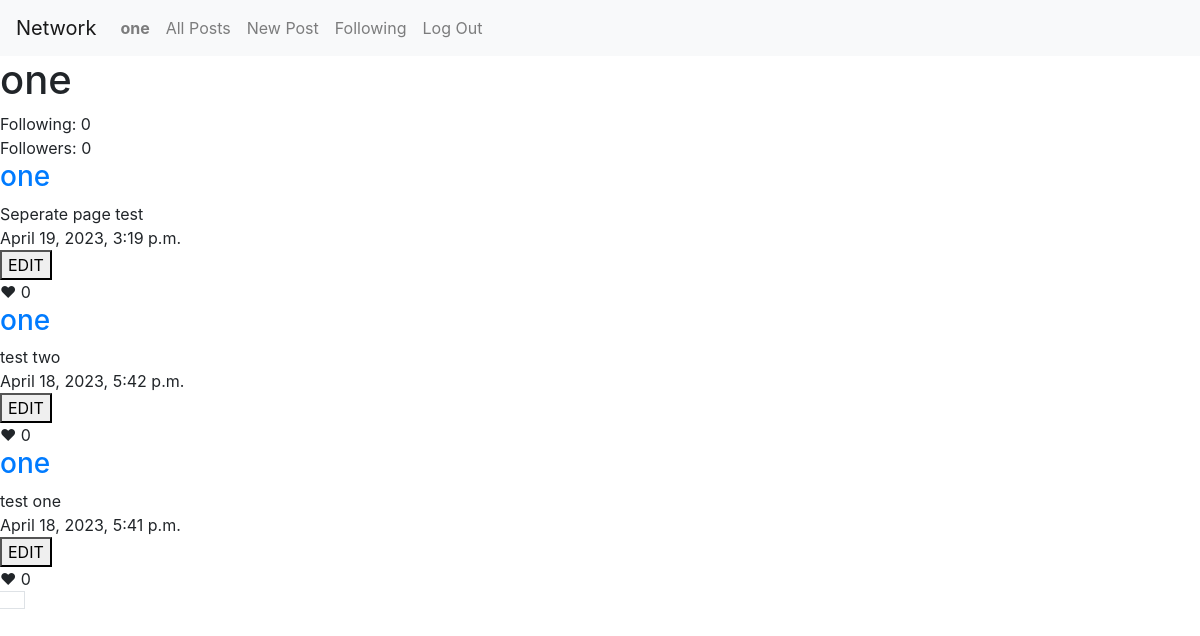
Page /user/one (signed in) on the earlier database version.
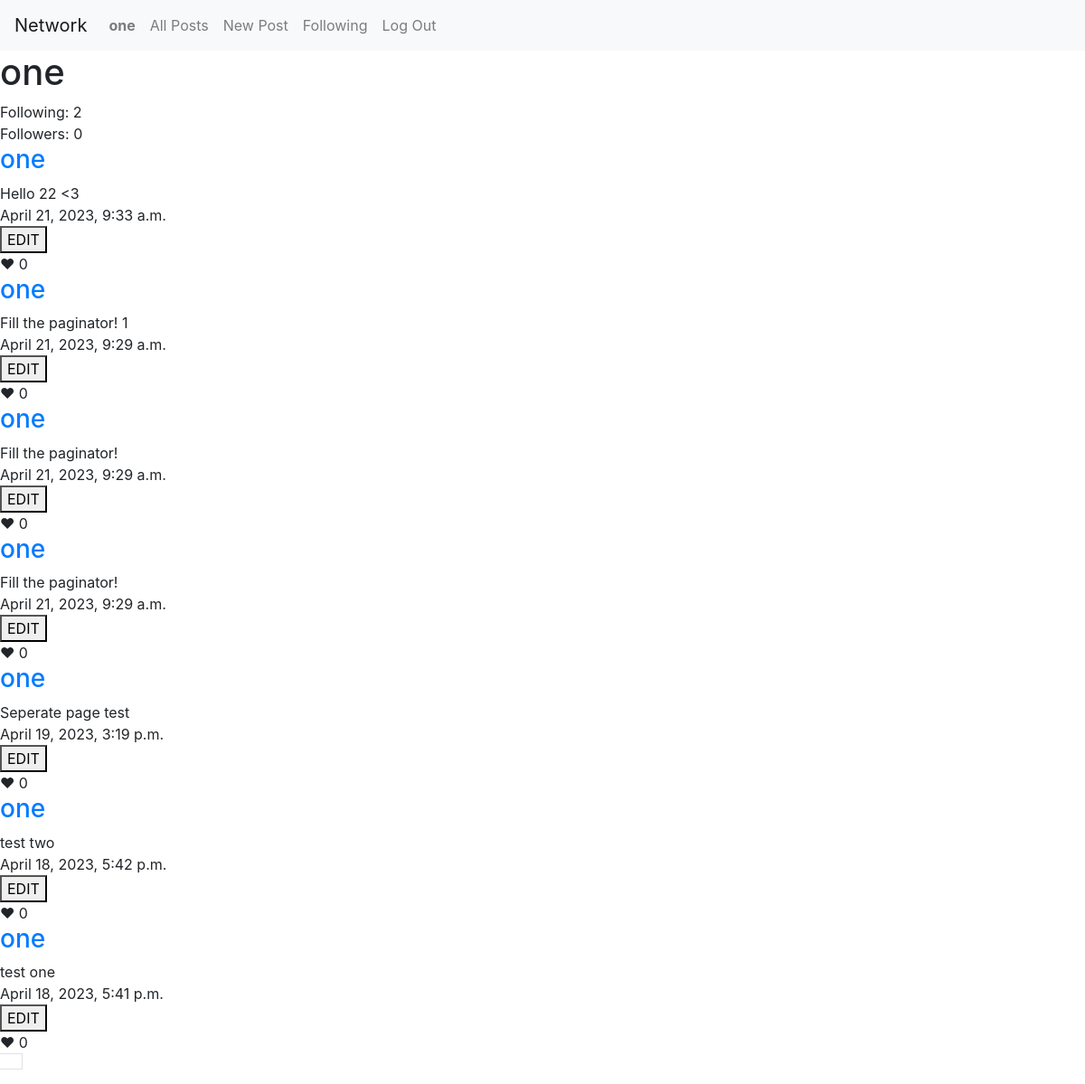
Same page on the later database version.
### network/models.py (models this page shows, shortened)
class User(AbstractUser):
    followers = models.ManyToManyField('self', symmetrical=False, blank=True)
    def followers_count(self):
        return self.followers.count()
    def follows_count(self):
        return User.objects.filter(followers=self).count()
    def __str__(self):
        return f"{self.username}"

class Posts(models.Model):
    user = models.ForeignKey(User, on_delete=models.CASCADE)
    content = models.CharField(max_length=280)
    datetime = models.DateTimeField(auto_now_add=True)
    likes = models.ManyToManyField(User, symmetrical=False, blank=True, related_name="likes")
    class Meta:
        ordering = ['-datetime']

### network/views.py (the view)
# urls.py: path("user/<profile>", views.user, name="user"),
@login_required
def user(request, profile):
    user_profile = User.objects.get(username=profile)
    user_posts = Posts.objects.filter(user=user_profile)
    user_posts = Paginator(user_posts, 10)
    page = 1
    if request.GET.get("page") != None:
        page = request.GET.get("page")
    follow_btn = ""
    if user_profile != request.user:
        if request.user in user_profile.followers.all():
            follow_btn = "UNFOLLOW"
        else:
            follow_btn = "FOLLOW"
    follow_count = user_profile.follows_count()
    follower_count = user_profile.followers_count()
    return render(request, "network/user.html", {
        "user_posts": user_posts.page(page),
        "profile_name": profile,
        "follow_btn": follow_btn,
        "follow_count": follow_count,
        "follower_count": follower_count,
    })

### network/templates/network/user.html (shortened to what this page needs)
{% extends "network/layout.html" %}
{% block body %}
    <div>
        <h1 id="user_name">{{ profile_name }}</h1>
        <div>Following: {{ follow_count }}</div>
        <div id="follow-count">Followers: {{ follower_count }}</div>
    </div>
    {% for post in user_posts %}
        <div>
            <h3><a href="{% url 'user' post.user.username %}">{{post.user}}</a></h3>
            <div>{{post.content}}</div>
            <div>{{post.datetime}}</div>
            {% if request.user == post.user %}
                <button id="edit{{post.pk}}" onclick=editPost(this.id)>EDIT</button>
            {% endif %}
            {% if not post.user == user %}
                <div onclick=likePost(this.id) id=like{{post.pk}}>
                    ❤
                    {% if post.LikeCount > 0 %}
                    {{post.LikeCount}}
                    {% else %}
                        0
                    {% endif %}
                </div>
            {% else %}
                <div>
                    ❤
                    {% if post.likecount %}
                    {{post.likecount}}
                    {% else %}
                        0
                    {% endif %}
                </div>
            {% endif %}
        </div>
    {% endfor %}
    <div>
        <nav aria-label="Page navigation">
            <ul class="pagination">
                <li><a class="page-link" href="">{{user_posts.page_number}}</a></li>
            </ul>
        </nav>
    </div>
{% endblock %}

### network/templates/network/layout.html (shortened to what this page needs)
{% load static %}
<!DOCTYPE html>
<html lang="en">
    <head>
        <link rel="stylesheet" href="https://stackpath.bootstrapcdn.com/bootstrap/4.4.1/css/bootstrap.min.css">
        <link href="{% static 'network/styles.css' %}" rel="stylesheet">
    </head>
    <body>
        <nav class="navbar navbar-expand-lg navbar-light bg-light">
            <a class="navbar-brand" href="#">Network</a>
            <div>
              <ul class="navbar-nav mr-auto">
                {% if user.is_authenticated %}
                    <li class="nav-item">
                        <a class="nav-link" href="{% url 'user' request.user.username %}"><strong>{{ user.username }}</strong></a>
                    </li>
                {% endif %}
                <li class="nav-item">
                  <a class="nav-link" href="{% url 'index' %}">All Posts</a>
                </li>
                {% if user.is_authenticated %}
                    <li class="nav-item">
                        <a class="nav-link" href="{% url 'newpost' %}"> New Post</a>
                    </li>
                    <li class="nav-item">
                        <a class="nav-link" href="{% url 'followed_posts' %}">Following</a>
                    </li>
                    <li class="nav-item">
                        <a class="nav-link" href="{% url 'logout' %}">Log Out</a>
                    </li>
                {% endif %}
              </ul>
            </div>
          </nav>
        <div class="body">
            {% block body %}
            {% endblock %}
        </div>
    </body>
</html>

Differences in the rows shown:
added Posts: user "one", content "Hello 22 <3", datetime "April 21, 2023, 9:33 a.m."
added Posts: user "one", content "Fill the paginator! 1", datetime "April 21, 2023, 9:29 a.m."
added Posts: user "one", content "Fill the paginator!", datetime "April 21, 2023, 9:29 a.m."
added Posts: user "one", content "Fill the paginator!", datetime "April 21, 2023, 9:29 a.m."
Other differences:
{{ follow_count }}: "0" → "2"
